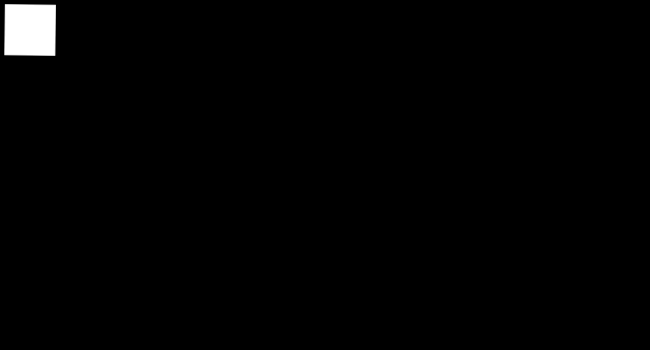
Frame 1 (no input)
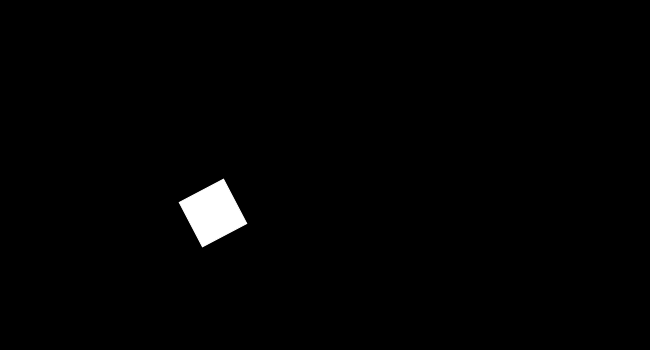
Frame 60 (no input)
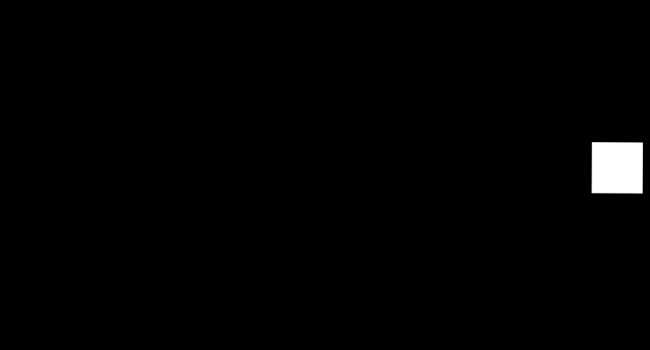
Frame 120 (the mouse pressed at the canvas centre since frame 60)

The p5.js sketch that drew these frames (run headless with seeded random() and noise() and a simulated clock; from frame 60 on, the mouse is pressed at the canvas centre):

// p5.js sketch
// ── sketch.js
var mover;

function setup(){
    createCanvas(650, 350);
    mover = new Mover();
}

function draw(){
    background(0);

    var wind = createVector(0.1, 0.1);

    mover.applyForce(wind);

    mover.checkEdges();
    mover.update();
    mover.display();
}

// ── code.html
<!DOCTYPE html>
<html lang="en">
<head>
    <meta charset="utf-8">
    <meta http-equiv="X-UA-Compatible" content="IE=edge">
    <meta name="viewport" content="width=device-width, initial-scale=1">
    <!-- The above 3 meta tags *must* come first in the head; any other head content must come *after* these tags -->
    <title>P5.js</title>
    <!-- Latest compiled and minified CSS -->
<link rel="stylesheet" href="https://maxcdn.bootstrapcdn.com/bootstrap/3.3.7/css/bootstrap.min.css" integrity="sha384-BVYiiSIFeK1dGmJRAkycuHAHRg32OmUcww7on3RYdg4Va+PmSTsz/K68vbdEjh4u" crossorigin="anonymous">

    <script src="p5/p5.min.js"></script>
    <script src="sketch.js"></script>
    <script src="mover.js"></script>
</head>
<body>

    <h3>Oscillation - Angle</h3>


    <!-- jQuery (necessary for Bootstrap's JavaScript plugins) -->
    <script src="https://ajax.googleapis.com/ajax/libs/jquery/1.12.4/jquery.min.js"></script>
    <!-- Latest compiled and minified JavaScript -->
    <script src="https://maxcdn.bootstrapcdn.com/bootstrap/3.3.7/js/bootstrap.min.js" integrity="sha384-Tc5IQib027qvyjSMfHjOMaLkfuWVxZxUPnCJA7l2mCWNIpG9mGCD8wGNIcPD7Txa" crossorigin="anonymous"></script>

</body>
</html>

// ── mover.js
var Mover = function(){

    this.position = createVector(30, 30);
    this.velocity = createVector(0, 0);
    this.acceleration = createVector();
    this.mass = 10;

    this.angle = 0;
    this.aVelocity = 0;
    this.aAcceleration = 0;

    this.update = function(){
        this.velocity.add(this.acceleration);
        this.velocity.limit(10);
        this.position.add(this.velocity);
        this.acceleration.mult(0);

        this.aAcceleration = this.velocity.x / 10;
        this.aVelocity += this.aAcceleration;
        this.aVelocity = constrain(this.aVelocity, -0.1, 0.1);
        this.angle += this.aVelocity;
        this.acceleration.mult(0);
    }

    this.display = function(){

        fill(255);
        stroke(255);

        push();
            translate(this.position.x, this.position.y);
            rotate(this.angle);
            rectMode(CENTER);
            rect(0, 0, this.mass * 5, this.mass * 5);
        pop();
    }

    this.checkEdges = function(){
        if(this.position.x > width || this.position.x < 0){
            this.velocity.x = this.velocity.x * -1;
        }

        if(this.position.y > height || this.position.y < 0){
            this.velocity.y = this.velocity.y * -1;
        }
    }

    this.applyForce = function(force){
        this.acceleration = force;
    }
}
